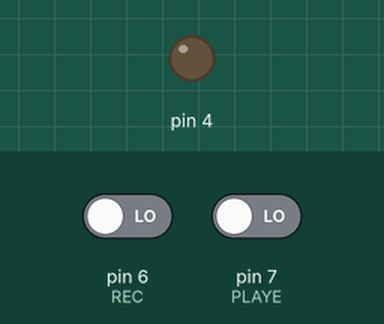
Recording of a sketch running on a simulated Arduino Uno, built with avr-gcc and run on an emulated ATmega328P. On the bench: output pins drawn as LEDs (lit = HIGH). The inputs (shaded band) are chosen by the test bench; at power-on: pin 7 (PLAYE) LOW, pin 6 (REC) LOW.

Above: at 1.2 s.
1.3 s: pin 7 (PLAYE) driven HIGH
At 1.8 s:
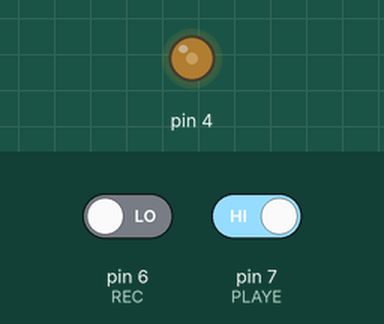
2.8 s: pin 7 (PLAYE) driven LOW
At 3.7 s:
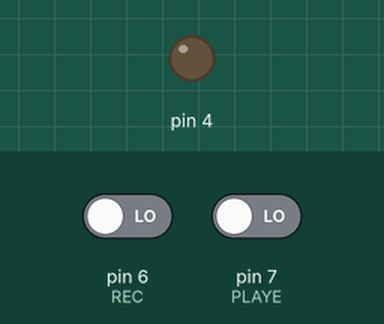
Timing chart, 0 to 5.8 s (numbered marks = the images above; inputs shaded):
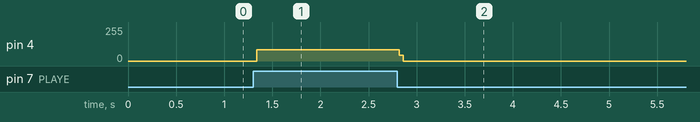

The sketch:

rec.ino
```cpp
#define REC 6
#define PLAYE 7
void setup() {
  pinMode(6,INPUT);
  pinMode(7,INPUT);
  pinMode(4,OUTPUT);
  pinMode(5,INPUT);
}


void loop() {
  if(digitalRead(REC)==1)rec();
  if(digitalRead(PLAYE)==1) playe();

}


void rec() {
  digitalWrite(5,HIGH);                 // 녹음 중....
  delay(10000);                           // 10초 동안 녹음 중
  digitalWrite(5,LOW);
}

void playe() {
  while(digitalRead(PLAYE)!=0){
  digitalWrite(4,HIGH);


  // 재생 중.
  digitalWrite(4,LOW);}
}
```

Measured:
- after the input at 1.3 s, pin 4: 0/255 → 83/255 at once
- after the input at 2.8 s, pin 4: 83/255 → 0/255 at once
